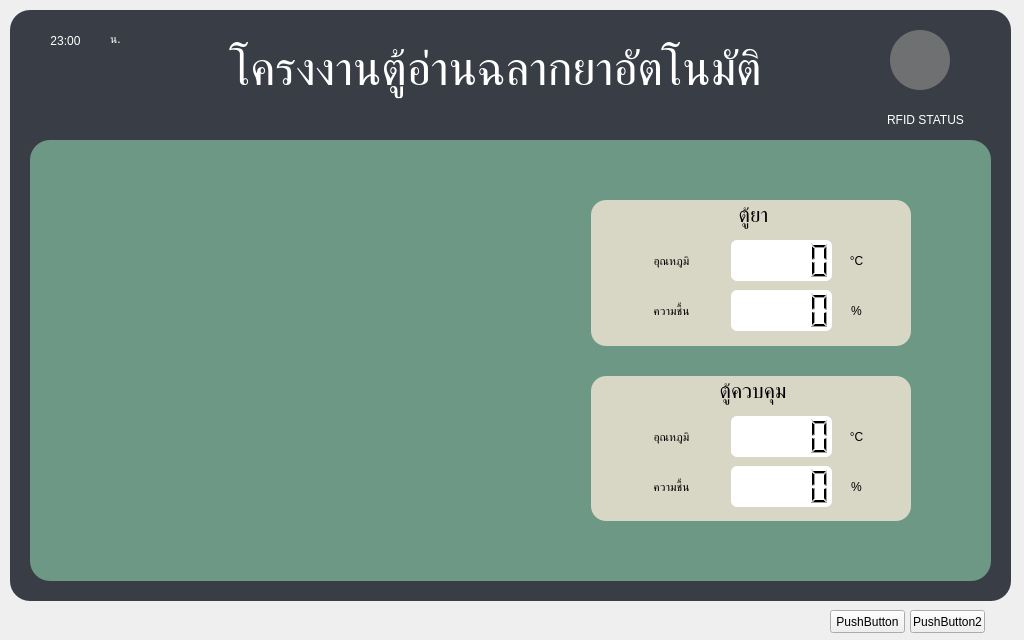
<?xml version="1.0" encoding="UTF-8"?>
<ui version="4.0">
 <class>Form</class>
 <widget class="QWidget" name="Form">
  <property name="geometry">
   <rect>
    <x>0</x>
    <y>0</y>
    <width>1024</width>
    <height>640</height>
   </rect>
  </property>
  <property name="windowTitle">
   <string>Form</string>
  </property>
  <widget class="QFrame" name="frame_bg">
   <property name="geometry">
    <rect>
     <x>10</x>
     <y>10</y>
     <width>1001</width>
     <height>591</height>
    </rect>
   </property>
   <property name="styleSheet">
    <string notr="true">background-color:rgb(57, 62, 70);
border-radius: 20px;</string>
   </property>
   <property name="frameShape">
    <enum>QFrame::StyledPanel</enum>
   </property>
   <property name="frameShadow">
    <enum>QFrame::Raised</enum>
   </property>
   <widget class="QLabel" name="label">
    <property name="geometry">
     <rect>
      <x>90</x>
      <y>30</y>
      <width>791</width>
      <height>61</height>
     </rect>
    </property>
    <property name="font">
     <font>
      <family>Mitr</family>
      <pointsize>35</pointsize>
      <weight>50</weight>
      <italic>false</italic>
      <bold>false</bold>
     </font>
    </property>
    <property name="mouseTracking">
     <bool>false</bool>
    </property>
    <property name="acceptDrops">
     <bool>false</bool>
    </property>
    <property name="layoutDirection">
     <enum>Qt::LeftToRight</enum>
    </property>
    <property name="autoFillBackground">
     <bool>false</bool>
    </property>
    <property name="styleSheet">
     <string notr="true">font: 400 35pt &quot;Mitr&quot;;
color:#fff</string>
    </property>
    <property name="text">
     <string>โครงงานตู้อ่านฉลากยาอัตโนมัติ</string>
    </property>
    <property name="alignment">
     <set>Qt::AlignCenter</set>
    </property>
   </widget>
   <widget class="QWidget" name="bg_led" native="true">
    <property name="geometry">
     <rect>
      <x>870</x>
      <y>10</y>
      <width>81</width>
      <height>81</height>
     </rect>
    </property>
    <property name="styleSheet">
     <string notr="true">border-image: url(:/BG/bg_led.png);</string>
    </property>
    <widget class="QWidget" name="widget_led" native="true">
     <property name="geometry">
      <rect>
       <x>10</x>
       <y>10</y>
       <width>60</width>
       <height>60</height>
      </rect>
     </property>
     <property name="styleSheet">
      <string notr="true">
 border-radius: 30px;
background-color: rgba(120, 120, 120, 0.874);
</string>
     </property>
    </widget>
   </widget>
   <widget class="QLabel" name="label_2">
    <property name="geometry">
     <rect>
      <x>840</x>
      <y>100</y>
      <width>151</width>
      <height>20</height>
     </rect>
    </property>
    <property name="styleSheet">
     <string notr="true">font: 900 12pt &quot;Mitr&quot;;
color:white;
</string>
    </property>
    <property name="text">
     <string>RFID STATUS</string>
    </property>
    <property name="alignment">
     <set>Qt::AlignCenter</set>
    </property>
   </widget>
   <widget class="QWidget" name="widget_main" native="true">
    <property name="enabled">
     <bool>true</bool>
    </property>
    <property name="geometry">
     <rect>
      <x>20</x>
      <y>130</y>
      <width>961</width>
      <height>441</height>
     </rect>
    </property>
    <property name="styleSheet">
     <string notr="true">background-color: rgb(109, 152, 134);</string>
    </property>
    <widget class="QLabel" name="logo_school">
     <property name="geometry">
      <rect>
       <x>90</x>
       <y>10</y>
       <width>321</width>
       <height>421</height>
      </rect>
     </property>
     <property name="sizePolicy">
      <sizepolicy hsizetype="Preferred" vsizetype="Preferred">
       <horstretch>0</horstretch>
       <verstretch>0</verstretch>
      </sizepolicy>
     </property>
     <property name="font">
      <font>
       <weight>50</weight>
       <italic>true</italic>
       <bold>false</bold>
      </font>
     </property>
     <property name="styleSheet">
      <string notr="true">border-image: url(:/img/logo_school.png);</string>
     </property>
     <property name="frameShape">
      <enum>QFrame::NoFrame</enum>
     </property>
     <property name="text">
      <string/>
     </property>
     <property name="wordWrap">
      <bool>false</bool>
     </property>
    </widget>
    <widget class="QWidget" name="layoutWidget">
     <property name="geometry">
      <rect>
       <x>560</x>
       <y>60</y>
       <width>321</width>
       <height>321</height>
      </rect>
     </property>
     <layout class="QVBoxLayout" name="verticalLayout">
      <property name="spacing">
       <number>30</number>
      </property>
      <property name="leftMargin">
       <number>1</number>
      </property>
      <item>
       <widget class="QGroupBox" name="groupBox">
        <property name="font">
         <font>
          <family>Mitr</family>
          <pointsize>16</pointsize>
          <weight>50</weight>
          <italic>false</italic>
          <bold>false</bold>
         </font>
        </property>
        <property name="styleSheet">
         <string notr="true">background-color:rgba(242, 231, 213, 0.800);
border-radius:15px;
font: 400 16pt &quot;Mitr&quot;;
box-shadow: 2px 2px 8px 4px rgba(0, 0, 0, 0.25);

</string>
        </property>
        <property name="title">
         <string>ตู้ยา</string>
        </property>
        <property name="alignment">
         <set>Qt::AlignCenter</set>
        </property>
        <widget class="QLCDNumber" name="lcd_tem_box1">
         <property name="geometry">
          <rect>
           <x>140</x>
           <y>40</y>
           <width>101</width>
           <height>41</height>
          </rect>
         </property>
         <property name="cursor">
          <cursorShape>ForbiddenCursor</cursorShape>
         </property>
         <property name="tabletTracking">
          <bool>false</bool>
         </property>
         <property name="layoutDirection">
          <enum>Qt::RightToLeft</enum>
         </property>
         <property name="styleSheet">
          <string notr="true">border-radius:6px;
background-color: rgb(255, 255, 255);
</string>
         </property>
         <property name="frameShape">
          <enum>QFrame::Box</enum>
         </property>
         <property name="smallDecimalPoint">
          <bool>false</bool>
         </property>
         <property name="mode">
          <enum>QLCDNumber::Dec</enum>
         </property>
         <property name="value" stdset="0">
          <double>0.000000000000000</double>
         </property>
        </widget>
        <widget class="QLCDNumber" name="lcd_damp_box1">
         <property name="geometry">
          <rect>
           <x>140</x>
           <y>90</y>
           <width>101</width>
           <height>41</height>
          </rect>
         </property>
         <property name="cursor">
          <cursorShape>ForbiddenCursor</cursorShape>
         </property>
         <property name="tabletTracking">
          <bool>false</bool>
         </property>
         <property name="layoutDirection">
          <enum>Qt::RightToLeft</enum>
         </property>
         <property name="styleSheet">
          <string notr="true">border-radius:6px;
background-color: rgb(255, 255, 255);
</string>
         </property>
         <property name="frameShape">
          <enum>QFrame::Box</enum>
         </property>
         <property name="smallDecimalPoint">
          <bool>false</bool>
         </property>
         <property name="mode">
          <enum>QLCDNumber::Dec</enum>
         </property>
         <property name="value" stdset="0">
          <double>0.000000000000000</double>
         </property>
        </widget>
        <widget class="QLabel" name="label_3">
         <property name="geometry">
          <rect>
           <x>240</x>
           <y>40</y>
           <width>51</width>
           <height>41</height>
          </rect>
         </property>
         <property name="styleSheet">
          <string notr="true"> background-color: rgba(242, 231, 213, 0);</string>
         </property>
         <property name="text">
          <string>°C</string>
         </property>
         <property name="alignment">
          <set>Qt::AlignCenter</set>
         </property>
        </widget>
        <widget class="QLabel" name="label_4">
         <property name="geometry">
          <rect>
           <x>240</x>
           <y>90</y>
           <width>51</width>
           <height>41</height>
          </rect>
         </property>
         <property name="styleSheet">
          <string notr="true"> background-color: rgba(242, 231, 213, 0);</string>
         </property>
         <property name="text">
          <string>%</string>
         </property>
         <property name="alignment">
          <set>Qt::AlignCenter</set>
         </property>
        </widget>
        <widget class="QLabel" name="label_5">
         <property name="geometry">
          <rect>
           <x>20</x>
           <y>90</y>
           <width>121</width>
           <height>41</height>
          </rect>
         </property>
         <property name="styleSheet">
          <string notr="true"> background-color: rgba(242, 231, 213, 0);</string>
         </property>
         <property name="text">
          <string>ความชื้น</string>
         </property>
         <property name="alignment">
          <set>Qt::AlignCenter</set>
         </property>
        </widget>
        <widget class="QLabel" name="label_6">
         <property name="geometry">
          <rect>
           <x>20</x>
           <y>40</y>
           <width>121</width>
           <height>41</height>
          </rect>
         </property>
         <property name="styleSheet">
          <string notr="true"> background-color: rgba(242, 231, 213, 0);</string>
         </property>
         <property name="text">
          <string>อุณหภูมิ</string>
         </property>
         <property name="alignment">
          <set>Qt::AlignCenter</set>
         </property>
        </widget>
       </widget>
      </item>
      <item>
       <widget class="QGroupBox" name="groupBox_2">
        <property name="font">
         <font>
          <family>Mitr</family>
          <pointsize>16</pointsize>
          <weight>50</weight>
          <italic>false</italic>
          <bold>false</bold>
         </font>
        </property>
        <property name="styleSheet">
         <string notr="true">background-color:rgba(242, 231, 213, 0.800);
border-radius:15px;
font: 400 16pt &quot;Mitr&quot;;
box-shadow: 2px 2px 8px 4px rgba(0, 0, 0, 0.25);

</string>
        </property>
        <property name="title">
         <string>ตู้ควบคุม</string>
        </property>
        <property name="alignment">
         <set>Qt::AlignCenter</set>
        </property>
        <widget class="QLCDNumber" name="lcd_tem_box2">
         <property name="geometry">
          <rect>
           <x>140</x>
           <y>40</y>
           <width>101</width>
           <height>41</height>
          </rect>
         </property>
         <property name="cursor">
          <cursorShape>ForbiddenCursor</cursorShape>
         </property>
         <property name="tabletTracking">
          <bool>false</bool>
         </property>
         <property name="layoutDirection">
          <enum>Qt::RightToLeft</enum>
         </property>
         <property name="styleSheet">
          <string notr="true">border-radius:6px;
background-color: rgb(255, 255, 255);
</string>
         </property>
         <property name="frameShape">
          <enum>QFrame::Box</enum>
         </property>
         <property name="smallDecimalPoint">
          <bool>false</bool>
         </property>
         <property name="mode">
          <enum>QLCDNumber::Dec</enum>
         </property>
         <property name="value" stdset="0">
          <double>0.000000000000000</double>
         </property>
        </widget>
        <widget class="QLCDNumber" name="lcd_damp_box2">
         <property name="geometry">
          <rect>
           <x>140</x>
           <y>90</y>
           <width>101</width>
           <height>41</height>
          </rect>
         </property>
         <property name="cursor">
          <cursorShape>ForbiddenCursor</cursorShape>
         </property>
         <property name="tabletTracking">
          <bool>false</bool>
         </property>
         <property name="layoutDirection">
          <enum>Qt::RightToLeft</enum>
         </property>
         <property name="styleSheet">
          <string notr="true">border-radius:6px;
background-color: rgb(255, 255, 255);
</string>
         </property>
         <property name="frameShape">
          <enum>QFrame::Box</enum>
         </property>
         <property name="smallDecimalPoint">
          <bool>false</bool>
         </property>
         <property name="mode">
          <enum>QLCDNumber::Dec</enum>
         </property>
         <property name="value" stdset="0">
          <double>0.000000000000000</double>
         </property>
        </widget>
        <widget class="QLabel" name="label_7">
         <property name="geometry">
          <rect>
           <x>240</x>
           <y>40</y>
           <width>51</width>
           <height>41</height>
          </rect>
         </property>
         <property name="styleSheet">
          <string notr="true"> background-color: rgba(242, 231, 213, 0);</string>
         </property>
         <property name="text">
          <string>°C</string>
         </property>
         <property name="alignment">
          <set>Qt::AlignCenter</set>
         </property>
        </widget>
        <widget class="QLabel" name="label_8">
         <property name="geometry">
          <rect>
           <x>240</x>
           <y>90</y>
           <width>51</width>
           <height>41</height>
          </rect>
         </property>
         <property name="styleSheet">
          <string notr="true"> background-color: rgba(242, 231, 213, 0);</string>
         </property>
         <property name="text">
          <string>%</string>
         </property>
         <property name="alignment">
          <set>Qt::AlignCenter</set>
         </property>
        </widget>
        <widget class="QLabel" name="label_9">
         <property name="geometry">
          <rect>
           <x>20</x>
           <y>90</y>
           <width>121</width>
           <height>41</height>
          </rect>
         </property>
         <property name="styleSheet">
          <string notr="true"> background-color: rgba(242, 231, 213, 0);</string>
         </property>
         <property name="text">
          <string>ความชื้น</string>
         </property>
         <property name="alignment">
          <set>Qt::AlignCenter</set>
         </property>
        </widget>
        <widget class="QLabel" name="label_10">
         <property name="geometry">
          <rect>
           <x>20</x>
           <y>40</y>
           <width>121</width>
           <height>41</height>
          </rect>
         </property>
         <property name="styleSheet">
          <string notr="true"> background-color: rgba(242, 231, 213, 0);</string>
         </property>
         <property name="text">
          <string>อุณหภูมิ</string>
         </property>
         <property name="alignment">
          <set>Qt::AlignCenter</set>
         </property>
        </widget>
       </widget>
      </item>
     </layout>
    </widget>
   </widget>
   <widget class="QLabel" name="label_time">
    <property name="geometry">
     <rect>
      <x>10</x>
      <y>20</y>
      <width>91</width>
      <height>21</height>
     </rect>
    </property>
    <property name="styleSheet">
     <string notr="true">font: 18pt &quot;Mitr&quot;;
color:#fff</string>
    </property>
    <property name="text">
     <string>23:00</string>
    </property>
    <property name="alignment">
     <set>Qt::AlignCenter</set>
    </property>
   </widget>
   <widget class="QLabel" name="label_12">
    <property name="geometry">
     <rect>
      <x>70</x>
      <y>18</y>
      <width>71</width>
      <height>21</height>
     </rect>
    </property>
    <property name="styleSheet">
     <string notr="true">font: 400 18pt &quot;Mitr&quot;;
color:#fff;
background-color: rgba(242, 231, 213, 0);</string>
    </property>
    <property name="text">
     <string>น.</string>
    </property>
    <property name="alignment">
     <set>Qt::AlignCenter</set>
    </property>
   </widget>
  </widget>
  <widget class="QPushButton" name="pushButton">
   <property name="geometry">
    <rect>
     <x>830</x>
     <y>610</y>
     <width>75</width>
     <height>23</height>
    </rect>
   </property>
   <property name="text">
    <string>PushButton</string>
   </property>
  </widget>
  <widget class="QPushButton" name="pushButton_2">
   <property name="geometry">
    <rect>
     <x>910</x>
     <y>610</y>
     <width>75</width>
     <height>23</height>
    </rect>
   </property>
   <property name="text">
    <string>PushButton2</string>
   </property>
  </widget>
 </widget>
 <resources>
  <include location="../Img/MyImg.qrc"/>
 </resources>
 <connections>
  <connection>
   <sender>pushButton</sender>
   <signal>clicked()</signal>
   <receiver>widget_main</receiver>
   <slot>hide()</slot>
   <hints>
    <hint type="sourcelabel">
     <x>887</x>
     <y>622</y>
    </hint>
    <hint type="destinationlabel">
     <x>590</x>
     <y>567</y>
    </hint>
   </hints>
  </connection>
 </connections>
</ui>
